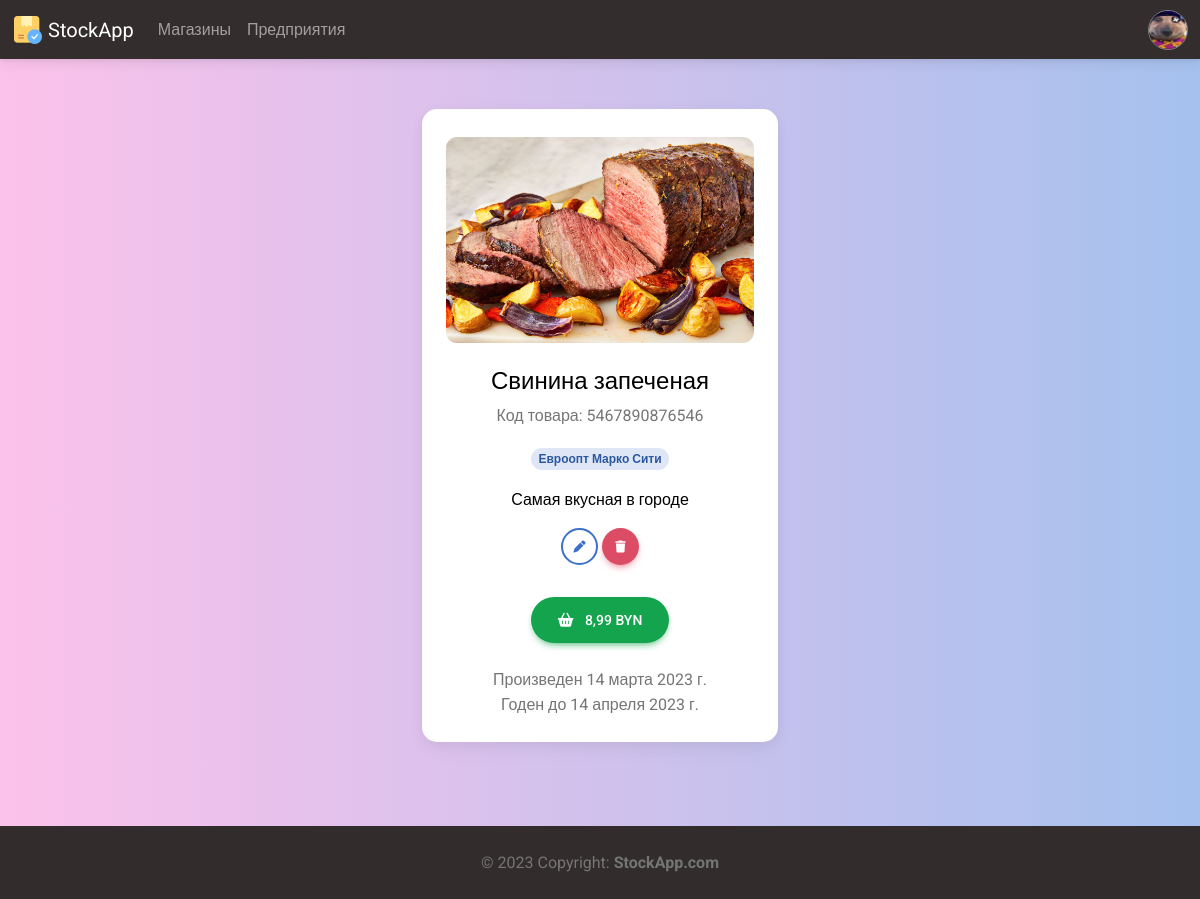
Page /shop/view_product/20 (signed in) on the committed database.
### Members/models.py (models this page shows, shortened)
class Profile(models.Model):
    user = models.ForeignKey(settings.AUTH_USER_MODEL, on_delete=models.CASCADE, verbose_name='Пользователь')
    photo = models.ImageField(upload_to = 'avatars/%Y/%m/%d/', blank=False, verbose_name='Фото')
    bio = models.TextField(blank=True, verbose_name='О себе')
    manufactures = models.ManyToManyField('Manufacture.Manufacture', blank=True, verbose_name="Производства")
    shops = models.ManyToManyField('Shop.Shop', blank=True, verbose_name="Магазины")
    class Meta:
        verbose_name = 'Профиль'
        verbose_name_plural = 'Профили'
        ordering = ['-user', '-bio']

### Shop/models.py (models this page shows, shortened)
class Product(models.Model):
    item = models.ForeignKey('Manufacture.CatalogItem', on_delete=models.CASCADE, blank=False, verbose_name='Товар')
    stock = models.ForeignKey('Shop', on_delete=models.CASCADE, blank=False, verbose_name='Магазин')
    amount = models.IntegerField(validators=[MinValueValidator(0), MaxValueValidator(252735000000000)], verbose_name='Количество')
    price = models.FloatField(validators=[MinValueValidator(0.01), MaxValueValidator(252734999999999.97)], verbose_name='Цена')
    class Meta:
        verbose_name = 'Товар'
        verbose_name_plural = 'Товары'
        ordering = ['-id']

class Shop(models.Model):
    name = models.CharField(max_length = 150, verbose_name='Название', unique=True)
    photo = models.ImageField(upload_to = 'shop/%Y/%m/%d/', blank=False, verbose_name='Фото')
    bio = models.TextField(blank=True, verbose_name='О магазине')
    code = models.CharField(max_length = 16, verbose_name='Код')
    class Meta:
        verbose_name = 'Магазин'
        verbose_name_plural = 'Магазины'
        ordering = ['-name', '-bio']

### Manufacture/models.py (models this page shows, shortened)
class CatalogItem(models.Model):
    manufacturer = models.ForeignKey('Manufacture', on_delete=models.CASCADE, blank=False, null=True, verbose_name='Производитель')
    name = models.CharField(max_length = 150, verbose_name='Название')
    bio = models.TextField(blank=True, verbose_name='О товаре')
    code = models.CharField(max_length = 13, verbose_name='Код товара')
    photo = models.ImageField(upload_to = 'catalog_items/%Y/%m/%d/', blank=False, verbose_name='Фото')
    date_of_manufacture = models.DateField(verbose_name='Дата производства')
    expiration_date = models.DateField(verbose_name='Годен до')
    price = models.FloatField(validators=[MinValueValidator(0.01), MaxValueValidator(252734999999999.97)], verbose_name='Цена')
    class Meta:
        verbose_name = 'Товар каталога'
        verbose_name_plural = 'Товары каталога'
        ordering = ['-name', '-id']

### Shop/views.py (the view)
# urls.py: path('view_product/<int:id>', view_product, name='view_product'),
@login_required(login_url='login')
def view_product(request, id):
    try:
        profile = Profile.objects.get(user=request.user)
        item = Product.objects.get(id=id)
        context = {
            'title': item.item.name,
            'request': request,
            'profile': profile,
            'item': item,
            'is_mine': True if profile.shops.filter(id=item.stock.id).exists() else False,
        }
        return render(request, 'view_product.html', context)
    except:
        messages.success(request, ("Товара с таким именем не существует!"))
        return redirect('all_shops')

### Main/templatetags/main_tags.py (called while the page is built)
@register.inclusion_tag('modules/nav_profile.html')
def nav_profile(request):
    if request.user.is_authenticated:
        userobj = User.objects.get(username=request.user)
        profile = Profile.objects.get(user=userobj)
        context = {
            "request": request,
            "profile": profile,
        }
    else:
        context = {
            "request": request,
        }
    return context

### Shop/templates/view_product.html (shortened to what this page needs)
{% extends 'base.html' %}
{% load static %}
{% block head %}
<link rel="stylesheet" href="{% static 'styles/profile.css' %}">
{% endblock %}
{% block content %}
<section class="vh-100 gradient-custom-2">
  <div class="container py-5 h-100">
    <div class="row d-flex justify-content-center align-items-center h-100">
      <div class="col-md-12 col-xl-4">
        <div class="card" style="border-radius: 15px;">
          <div class="card-body text-center">
            <div class="mt-1 mb-4">
              {% if item.item.photo %}
                <img src="{{ item.item.photo.url }}" class="img-fluid" alt="{{item.item.name}}" style="width: 100%; border-radius: 0.7rem;"/>
              {% else %}
                <img src="{% static 'images/default_product.png' %}" class="img-fluid" alt="{{item.item.name}}" style="width: 100%; border-radius: 0.7rem;"/>
              {% endif %}
            </div>
            <h4 class="mb-2">{{item.item.name}}</h4>
            <p class="text-muted mb-3">Код товара: {{item.item.code}}</p>
            <a href="{% url 'view_shop' name=item.stock.name %}" class="badge badge-primary rounded-pill d-inline" title="Магазин">{{item.stock.name}}</a><br>
            <p class="mt-3">{{item.item.bio}}</p>
            {% if is_mine %}
            <div class="mb-4 pb-2">
              <a href="{% url 'edit_product' id=item.id %}" class="btn btn-outline-primary btn-floating" title="Редактировать">
                <i class="fas fa-pen"></i>
              </a>
              <a href="{% url 'delete_product' id=item.id %}" class="btn btn-danger btn-floating" title="Удалить">
                <i class="fas fa-trash"></i>
              </a>
            </div>
            {% endif %}
            <a class="btn btn-success btn-rounded btn-lg" title="Покупка">
              <i class="fas fa-shopping-basket pe-2"></i>
              {{item.price}} BYN
            </a>
            <p class="text-muted mt-4 mb-0">Произведен {{item.item.date_of_manufacture}}</p>
            <p class="text-muted my-0">Годен до {{item.item.expiration_date}}</p>
            </div>
          </div>
        </div>
      </div>
    </div>
  </section>
{% endblock %}

### Main/templates/modules/nav_profile.html (shortened to what this page needs)
{% load static %}
<div class="dropdown">
    <a class="dropdown-toggle d-flex align-items-center hidden-arrow" href="#" id="navbarDropdownMenuAvatar" role="button" data-mdb-toggle="dropdown" aria-expanded="false">
        {% if request.user.is_authenticated %}
            {% if profile.photo != "default_user.png"%}
                <div class="nav_profile_box">
                    <img src="{{ profile.photo.url }}" alt="defaultUser">
                </div>
            {% else %}
                <div class="nav_profile_box">
                    <img src="{% static 'images/default_user.png' %}" alt="defaultUser">
                </div>
            {% endif %}
        {% else %}
        <div class="nav_profile_box">
            <img src="{% static 'images/login.png' %}" alt="NoUser">
        </div>
        {% endif %}
    </a>
</div>

### static/styles/profile.css (style rules this page uses)
.gradient-custom-2 { background: #fbc2eb; background: -webkit-linear-gradient(to right, rgba(251, 194, 235, 1), rgba(166, 193, 238, 1)); background: linear-gradient(to right, rgba(251, 194, 235, 1), rgba(166, 193, 238, 1)) }

### static/styles/base.css (style rules this page uses)
html, body { height: 100%; }

### Main/templates/modules/nav_profile.html (style rules this page uses)
.nav_profile_box { position: relative; overflow:hidden; width:40px; height: 40px; }
.nav_profile_box img { position: absolute; top:50%; left:50%; transform:translate(-50%,-50%); width:100%; height:100%; object-fit:cover; border-radius: 10rem; border: 1px solid gray; }

### rows in the picture
Profile: photo (picture)
Product: item.photo (picture), item.name "Свинина запеченая", item.code "5467890876546", stock.name "Евроопт Марко Сити", item.bio "Самая вкусная в городе", price "8,99", item.date_of_manufacture "14 марта 2023 г.", item.expiration_date "14 апреля 2023 г."
